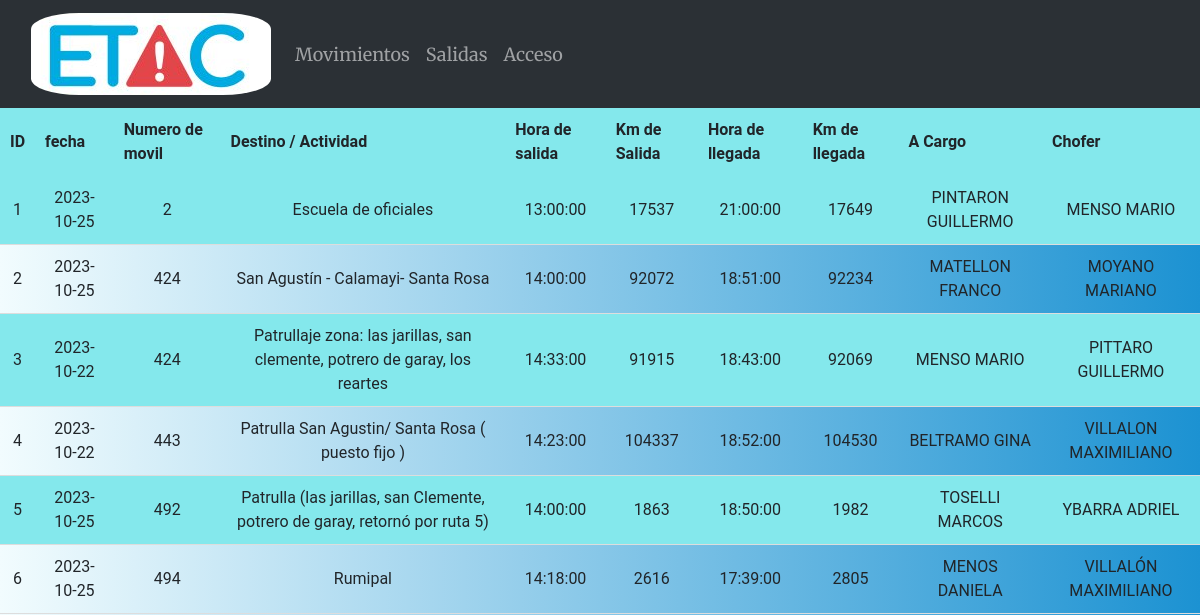
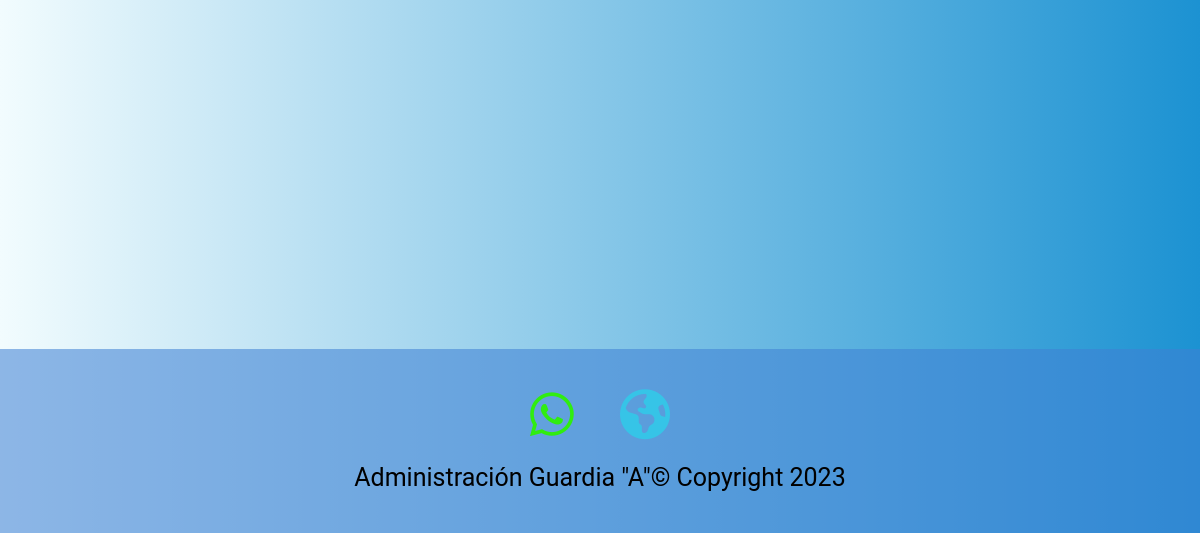
The app's page /movimientos, older data (2 pictures, top to bottom).
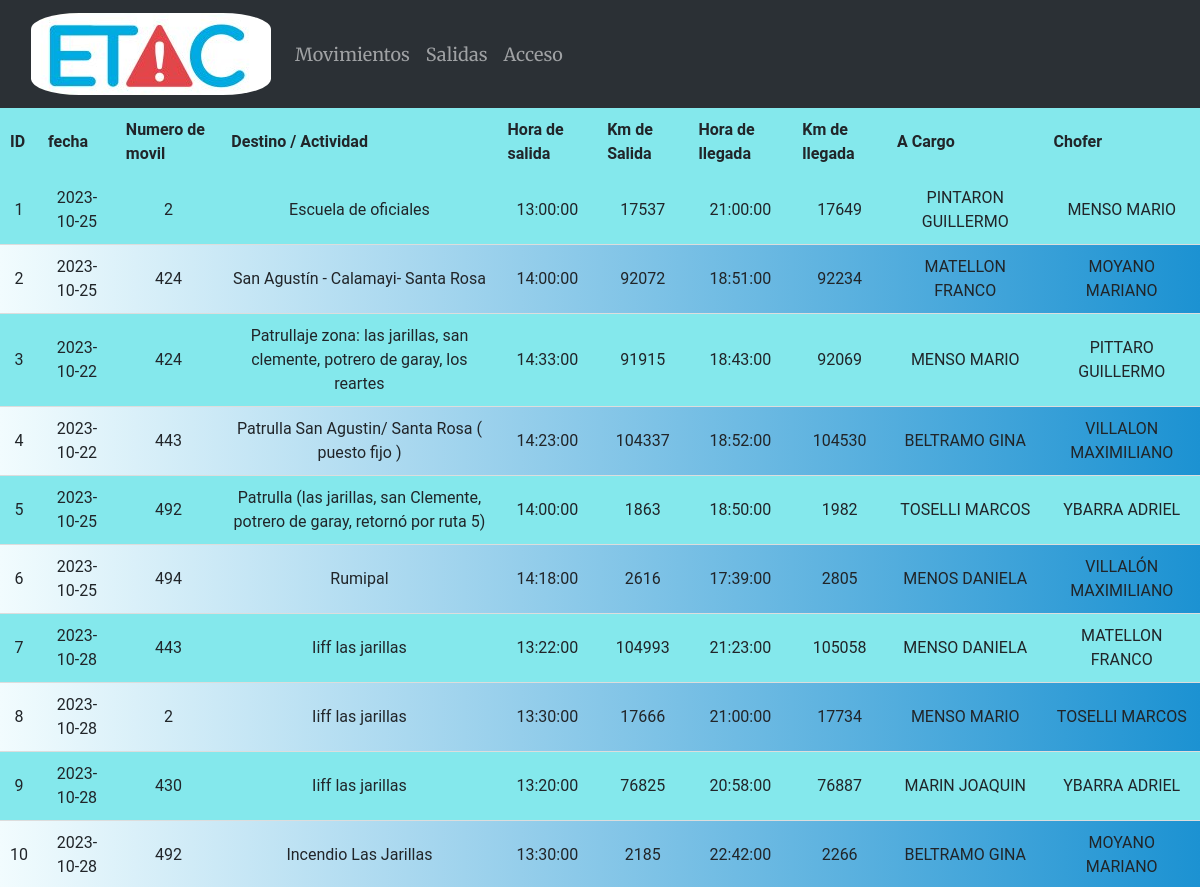
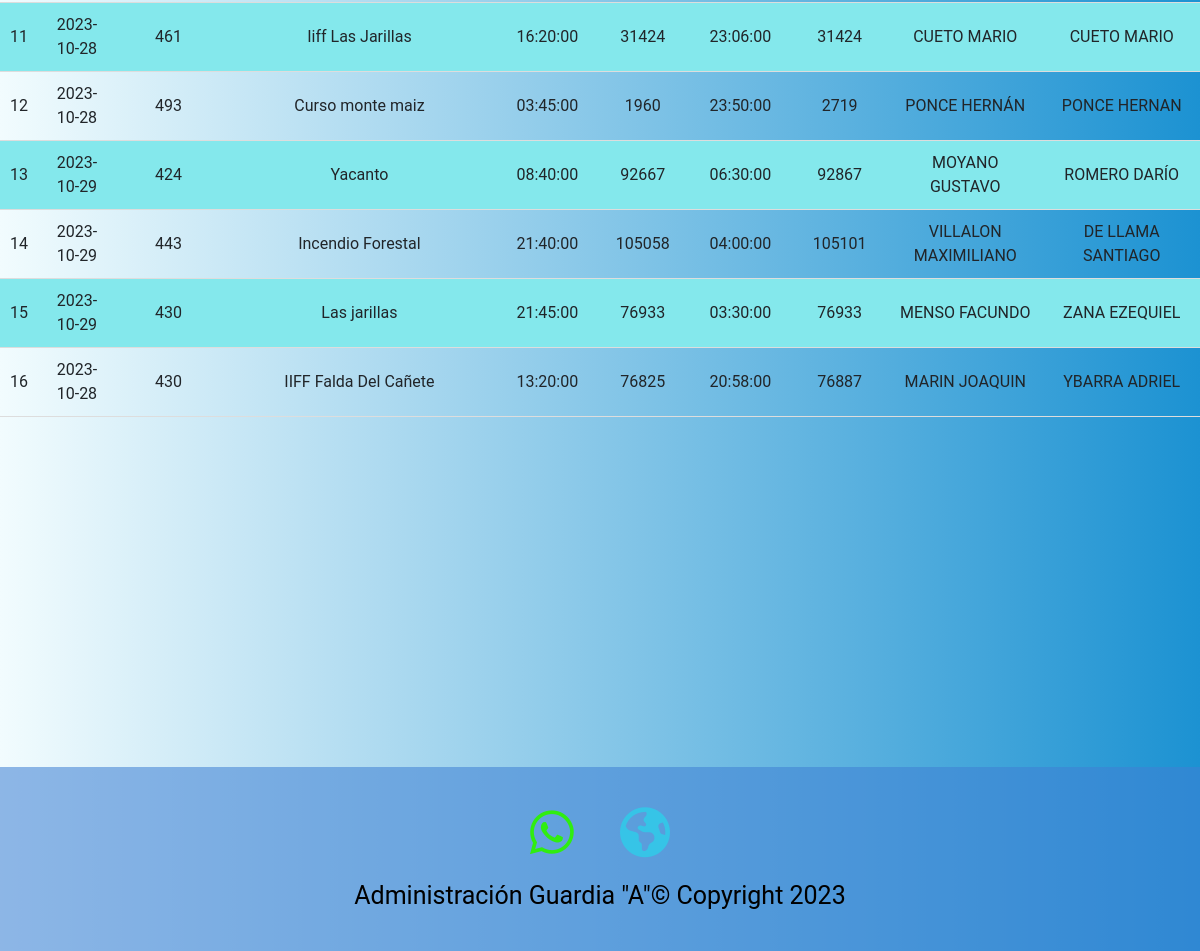
The same page, newer data (2 pictures, top to bottom).
### main.py (models this page shows)
    class Movimientos_moviles(db.Model):
        __tablename__ = 'Movimientos_moviles'  # Agrega esta línea para especificar el nombre de la tabla en la base de datos
        id_movimiento = db.Column(db.Integer, primary_key=True)
        fecha = db.Column(db.Date)
        numero_movil = db.Column(db.Integer)
        destino = db.Column(db.String(1000))
        hora_salida = db.Column(db.Time)
        km_salida = db.Column(db.Integer)
        hora_llegada = db.Column(db.Time)
        km_llegada = db.Column(db.Integer)
        a_cargo = db.Column(db.String(50))
        chofer = db.Column(db.String(50))

### main.py (the view)
@app.route('/movimientos')
def movimientos():
    movimientos = Movimientos_moviles.query.order_by(Movimientos_moviles.id_movimiento).all()
    return render_template("movimientos.html", moviles=movimientos)

### templates/movimientos.html (shortened to what this page needs)
{% extends "base.html" %}
{% block content %}
{% if moviles %}
<table class="tabla_agentes" id="tablacarnet2" >
        <thead>
        <tr>
            <th>ID</th>
            <th>fecha</th>
            <th>Numero de movil</th>
            <th>Destino / Actividad</th>
            <th>Hora de salida</th>
            <th>Km de Salida</th>
            <th>Hora de llegada</th>
            <th>Km de llegada</th>
            <th>A Cargo</th>
            <th>Chofer</th>
        </tr>
        </thead>
    <tbody>
    {% for eco in moviles %}
    <tr>
            <td>{{ eco.id_movimiento }}</td>
            <td>{{ eco.fecha }}</td>
            <td>{{ eco.numero_movil }}</td>
            <td>{{ eco.destino }}</td>
            <td>{{ eco.hora_salida }}</td>
            <td>{{ eco.km_salida }}</td>
            <td>{{ eco.hora_llegada }}</td>
            <td>{{ eco.km_llegada }}</td>
            <td>{{ eco.a_cargo }}</td>
            <td>{{ eco.chofer }}</td>
        </tr>
    {% endfor %}
    </tbody>
</table>
{% else %}
<p>No hay movimientos registrados.</p>
{% endif %}
{% endblock %}

### templates/base.html (shortened to what this page needs)
<!DOCTYPE html>
<html lang="es">
<head>
  <link rel="stylesheet" href="sweetalert2.min.css">
    <link rel="stylesheet" type="text/css" href="https://cdn.datatables.net/1.11.5/css/jquery.dataTables.css">
  <link href="https://cdn.jsdelivr.net/npm/bootstrap@5.3.0-alpha3/dist/css/bootstrap.min.css" rel="stylesheet">
   <link rel="stylesheet" href="https://stackpath.bootstrapcdn.com/bootstrap/4.5.2/css/bootstrap.min.css">
  <link rel="stylesheet" href="{{ url_for('static', filename='style.css') }}">
</head>
<body>
<header>
  <nav class="navbar navbar-expand-lg bg-body-tertiary" data-bs-theme='dark'>
    <div class="container-fluid">
      <a class="navbar-brand" href="{{ url_for('index') }}">
        <img class="logo" src="../static/img/logoetac.png">
      </a>
      <div class="collapse navbar-collapse" id="navbarNav">
        <ul class="navbar-nav">
            <li class="nav-item">
            <a class="nav-link" href="movimientos">Movimientos</a>
          </li>
            <li class="nav-item">
            <a class="nav-link" href="salidas">Salidas</a>
          </li>
          {% if not current_user.is_authenticated %}
          <li class="nav-item">
            <a class="nav-link" href="login">Acceso</a>
          </li>
          {% endif %}
        </ul>
      </div>
    </div>
  </nav>
</header>
{% block content %}
{% endblock %}
<footer class="piepag" id="white-seccion footer">
    <a href="https://api.whatsapp.com/send?phone=5493513946728" target="_blank"><i class="icono-final fa-brands fa-whatsapp fa-2x"></i></a>
     <a href="https://sites.google.com/view/secretaria-etac/formularios?authuser=0" target="_blank"> <i class="icono-final fa-solid fa-earth-americas fa-2x" style="color: #36c4e7;"></i></a>
        <p class="creditos">Administración Guardia "A"© Copyright 2023</p>
</body>
</html>

### static/style.css (style rules this page uses)
body { background: #1c92d2; background: -webkit-linear-gradient(to right, #f2fcfe, #1c92d2); background: linear-gradient(to right, #f2fcfe, #1c92d2); text-align:center; font-family:"Roboto"; }
.logo { border-radius: 20%; }
header { font-size:18px; font-family:"Merriweather"; }
.navbar-collapse { background-color: ; }
table { width: 100%; border-collapse: collapse; margin-bottom: 20px; }
th { background-color: #f2f2f2; text-align: left; padding: 10px; }
td { padding: 10px; border-bottom: 1px solid #ddd; }
tr:nth-child(odd) { background-color: #84E8EC; }
.tabla_agentes th { background-color: #84E8EC; text-align: left; padding: 10px; }
.tabla_agentes td { padding: 10px; border-bottom: 1px solid #ddd; }
.tabla_agentes tr:nth-child(odd) { background-color: #84E8EC; }
.piepag { color:black; margin-top: 350px; background-color:#3f80d58f; font-size:25px; padding:20px; }
.icono-final { margin: 20px; color:#30ED10; }

Row changes from the older to the newer data that the page shows:
added Movimientos_moviles: id_movimiento "7", fecha "2023-10-28", numero_movil "443", destino "Iiff las jarillas", hora_salida "13:22:00", km_salida "104993", hora_llegada "21:23:00", km_llegada "105058", a_cargo "MENSO DANIELA", chofer "MATELLON FRANCO"
added Movimientos_moviles: id_movimiento "8", fecha "2023-10-28", numero_movil "2", destino "Iiff las jarillas", hora_salida "13:30:00", km_salida "17666", hora_llegada "21:00:00", km_llegada "17734", a_cargo "MENSO MARIO", chofer "TOSELLI MARCOS"
added Movimientos_moviles: id_movimiento "9", fecha "2023-10-28", numero_movil "430", destino "Iiff las jarillas", hora_salida "13:20:00", km_salida "76825", hora_llegada "20:58:00", km_llegada "76887", a_cargo "MARIN JOAQUIN", chofer "YBARRA ADRIEL"
added Movimientos_moviles: id_movimiento "10", fecha "2023-10-28", numero_movil "492", destino "Incendio Las Jarillas", hora_salida "13:30:00", km_salida "2185", hora_llegada "22:42:00", km_llegada "2266", a_cargo "BELTRAMO GINA", chofer "MOYANO MARIANO"
added Movimientos_moviles: id_movimiento "11", fecha "2023-10-28", numero_movil "461", destino "Iiff Las Jarillas", hora_salida "16:20:00", km_salida "31424", hora_llegada "23:06:00", km_llegada "31424", a_cargo "CUETO MARIO", chofer "CUETO MARIO"
added Movimientos_moviles: id_movimiento "12", fecha "2023-10-28", numero_movil "493", destino "Curso monte maiz", hora_salida "03:45:00", km_salida "1960", hora_llegada "23:50:00", km_llegada "2719", a_cargo "PONCE HERNÁN", chofer "PONCE HERNAN"
added Movimientos_moviles: id_movimiento "13", fecha "2023-10-29", numero_movil "424", destino "Yacanto", hora_salida "08:40:00", km_salida "92667", hora_llegada "06:30:00", km_llegada "92867", a_cargo "MOYANO GUSTAVO", chofer "ROMERO DARÍO"
added Movimientos_moviles: id_movimiento "14", fecha "2023-10-29", numero_movil "443", destino "Incendio Forestal", hora_salida "21:40:00", km_salida "105058", hora_llegada "04:00:00", km_llegada "105101", a_cargo "VILLALON MAXIMILIANO", chofer "DE LLAMA SANTIAGO"
added Movimientos_moviles: id_movimiento "15", fecha "2023-10-29", numero_movil "430", destino "Las jarillas", hora_salida "21:45:00", km_salida "76933", hora_llegada "03:30:00", km_llegada "76933", a_cargo "MENSO FACUNDO", chofer "ZANA EZEQUIEL"
added Movimientos_moviles: id_movimiento "16", fecha "2023-10-28", numero_movil "430", destino "IIFF Falda Del Cañete", hora_salida "13:20:00", km_salida "76825", hora_llegada "20:58:00", km_llegada "76887", a_cargo "MARIN JOAQUIN", chofer "YBARRA ADRIEL"
